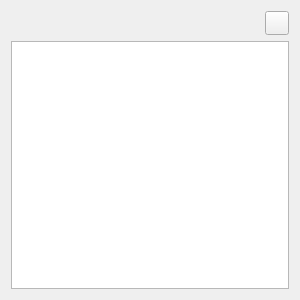
<?xml version="1.0" encoding="UTF-8"?>
<ui version="4.0">
 <class>BlackboardProperties</class>
 <widget class="QWidget" name="BlackboardProperties">
  <property name="geometry">
   <rect>
    <x>0</x>
    <y>0</y>
    <width>300</width>
    <height>300</height>
   </rect>
  </property>
  <property name="minimumSize">
   <size>
    <width>300</width>
    <height>300</height>
   </size>
  </property>
  <property name="maximumSize">
   <size>
    <width>500</width>
    <height>16777215</height>
   </size>
  </property>
  <property name="windowTitle">
   <string>Blackboard Properties</string>
  </property>
  <layout class="QVBoxLayout" name="verticalLayout">
   <item>
    <layout class="QHBoxLayout" name="horizontalLayout" stretch="0,0">
     <property name="sizeConstraint">
      <enum>QLayout::SetFixedSize</enum>
     </property>
     <property name="leftMargin">
      <number>0</number>
     </property>
     <property name="topMargin">
      <number>0</number>
     </property>
     <item>
      <spacer name="horizontalSpacer">
       <property name="orientation">
        <enum>Qt::Horizontal</enum>
       </property>
       <property name="sizeHint" stdset="0">
        <size>
         <width>275</width>
         <height>20</height>
        </size>
       </property>
      </spacer>
     </item>
     <item>
      <widget class="QToolButton" name="addPropertyButton">
       <property name="minimumSize">
        <size>
         <width>24</width>
         <height>24</height>
        </size>
       </property>
       <property name="maximumSize">
        <size>
         <width>24</width>
         <height>24</height>
        </size>
       </property>
       <property name="baseSize">
        <size>
         <width>24</width>
         <height>24</height>
        </size>
       </property>
       <property name="toolTip">
        <string>Add Property</string>
       </property>
       <property name="text">
        <string notr="true"/>
       </property>
       <property name="icon">
        <iconset resource="../Resources/icons.qrc">
         <normaloff>:/icons/add-blackboard-property.png</normaloff>:/icons/add-blackboard-property.png</iconset>
       </property>
       <property name="iconSize">
        <size>
         <width>16</width>
         <height>16</height>
        </size>
       </property>
      </widget>
     </item>
    </layout>
   </item>
   <item>
    <widget class="QListWidget" name="propertiesList"/>
   </item>
  </layout>
 </widget>
 <resources>
  <include location="../Resources/icons.qrc"/>
 </resources>
 <connections/>
</ui>
